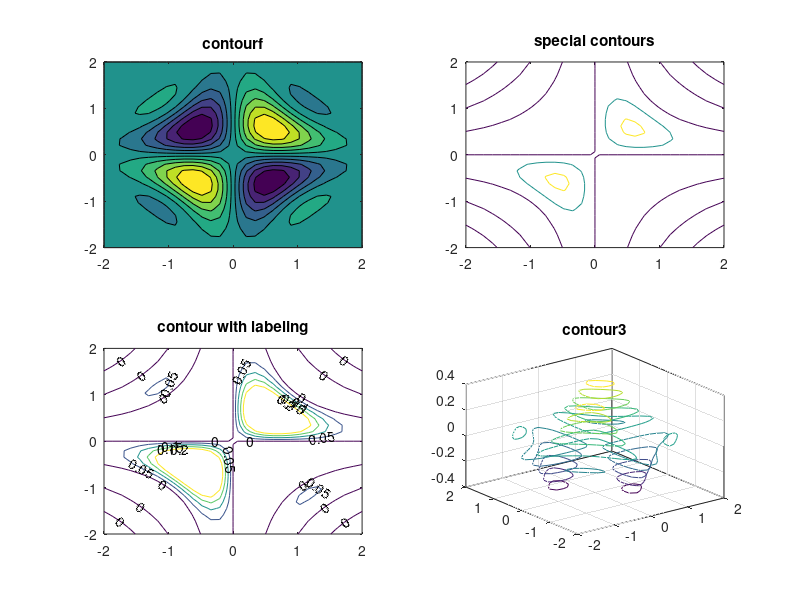

Source code (MATLAB):
%------------------contour_plot.m

% Erzeugen des Gitters
x=linspace(-2,2,30);
y=linspace(-2,2,30);
[X,Y]=meshgrid(x,y);
% Funktionswerte
Z=exp(-X.^2-Y.^2).*sin(pi*X.*Y);

% verschiedenen Darstellungen
subplot(2,2,1),
 contourf(X,Y,Z,10), title('contourf')
subplot(2,2,2),
 contour(X,Y,Z,[0 0.2 0.4]), title('special contours');
subplot(2,2,3),
 [C,h]=contour(X,Y,Z,[0 0.05 0.1 0.15 0.2 ]); 
 title('contour with labeling');
 clabel(C,h)
subplot(2,2,4),
  contour3(X,Y,Z,10), title('contour3')